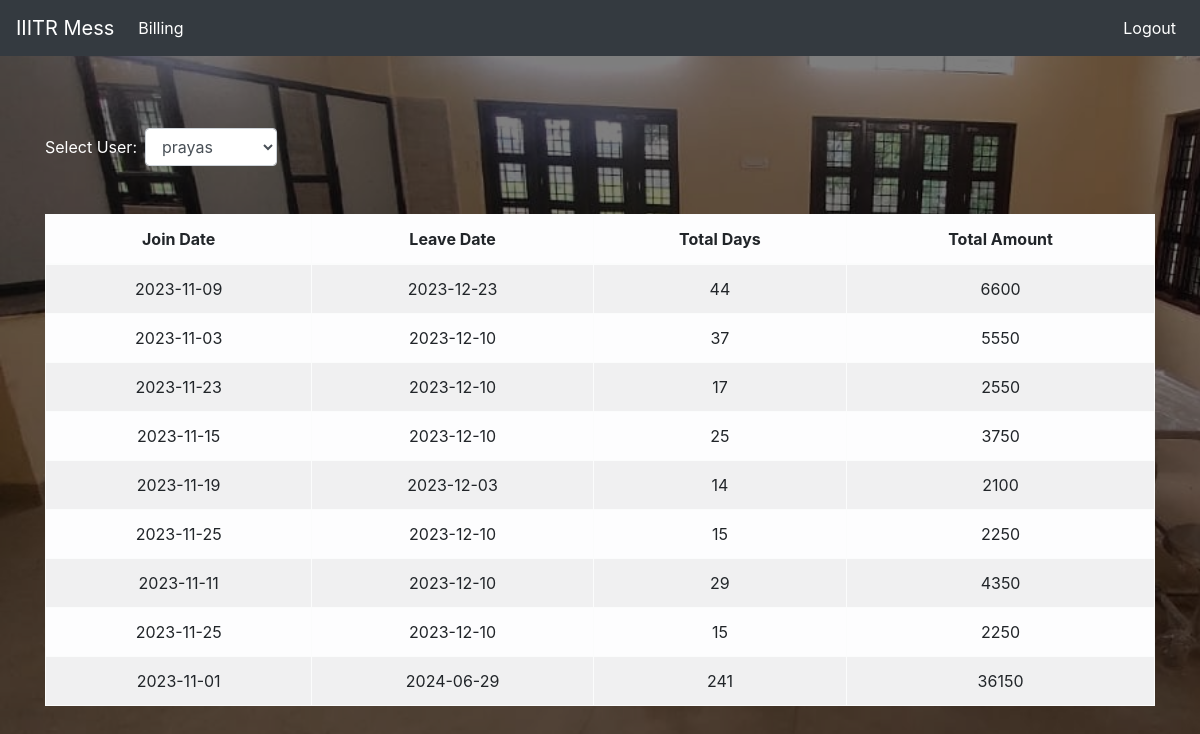
The page /billing_auth.php?user_id=25 (signed in) on the database its author committed.
### tables this page shows
CREATE TABLE `billings` (
  `billing_id` int(11) NOT NULL,
  `student_id` varchar(10) NOT NULL,
  `student_name` varchar(255) NOT NULL,
  `joining_date` date NOT NULL,
  `leaving_date` date NOT NULL,
  `total_days` int(10) NOT NULL,
  `total_amount` float NOT NULL,
  `pdf_path` varchar(255) NOT NULL
);

### billing_auth.php (the view, shortened to what this page needs)
<?php
include("config.php");
$usernames_query = "SELECT user_id, username FROM users";
$usernames_result = mysqli_query($conn, $usernames_query);
$selected_user_id = isset($_GET['user_id']) ? $_GET['user_id'] : $_SESSION['user_id'];
$billing_query = "SELECT * FROM billings WHERE student_id='$selected_user_id'";
$billing_result = mysqli_query($conn, $billing_query);
?>
<!DOCTYPE html>
<html lang="en">
<head>
    <link rel="stylesheet" href="https://stackpath.bootstrapcdn.com/bootstrap/4.3.1/css/bootstrap.min.css">
</head>
<body>
<nav class="navbar navbar-expand-lg navbar-dark bg-dark">
    <a class="navbar-brand" href="student_welcome.php">IIITR Mess</a>
    <div class="collapse navbar-collapse" id="navbarNavDropdown">
        <ul class="navbar-nav">
            <li class="nav-item active">
                <a class="nav-link" href="billings.php">Billing</a>
            </li>
        </ul>
        <ul class="navbar-nav ml-auto">
            <li class="nav-item active">
                <a class="nav-link" href="logout.php">Logout</a>
            </li>
        </ul>
    </div>
</nav>
<br>
<div class="container mt-5">
    <div class="row">
        <div class="col-md-12 mx-auto text-center">
        <form class="form-inline ml-auto" method="get" action="">
            <div class="form-group">
                <label for="userSelect" class="mr-2">Select User:</label>
                <select class="form-control" id="userSelect" name="user_id" onchange="this.form.submit()">
                    <?php
                    while ($user_row = mysqli_fetch_assoc($usernames_result)) {
                        echo "<option value=\"{$user_row['user_id']}\" " . ($selected_user_id == $user_row['user_id'] ? 'selected' : '') . ">{$user_row['username']}</option>";
                    }
                    ?>
                </select>
            </div>
        </form>
<br> <br>
            <table class="table table-bordered table-striped table-light">
                <thead>
                    <tr>
                        <th scope="col">Join Date</th>
                        <th scope="col">Leave Date</th>
                        <th scope="col">Total Days</th>
                        <th scope="col">Total Amount</th>
                    </tr>
                </thead>
                <tbody>
                <?php
                while ($row = mysqli_fetch_assoc($billing_result)) {
                    echo "<tr>";
                    echo "<td>" . $row['joining_date'] . "</td>";
                    echo "<td>" . $row['leaving_date'] . "</td>";
                    echo "<td>" . $row['total_days'] . "</td>";
                    echo "<td>" . $row['total_amount'] . "</td>";
                    echo "</tr>";
                }
                ?>
                </tbody>
            </table>
        </div>
    </div>
</div>
</body>
</html>

### billing_auth.php (style rules this page uses)
body { background-image: url('mess.jpeg'); background-size: cover; background-repeat: no-repeat; background-attachment: fixed; color: white; }
body::before { content: ""; position: fixed; top: 0; left: 0; width: 100%; height: 100%; background: rgba(0, 0, 0, 0.5); z-index: -1; }
.container { margin-top: 50px; }

### rows shown on the page
billings: joining_date "2023-11-09", leaving_date "2023-12-23", total_days "44", total_amount "6600"
billings: joining_date "2023-11-03", leaving_date "2023-12-10", total_days "37", total_amount "5550"
billings: joining_date "2023-11-23", leaving_date "2023-12-10", total_days "17", total_amount "2550"
billings: joining_date "2023-11-15", leaving_date "2023-12-10", total_days "25", total_amount "3750"
billings: joining_date "2023-11-19", leaving_date "2023-12-03", total_days "14", total_amount "2100"
billings: joining_date "2023-11-25", leaving_date "2023-12-10", total_days "15", total_amount "2250"
billings: joining_date "2023-11-11", leaving_date "2023-12-10", total_days "29", total_amount "4350"
billings: joining_date "2023-11-25", leaving_date "2023-12-10", total_days "15", total_amount "2250"
billings: joining_date "2023-11-01", leaving_date "2024-06-29", total_days "241", total_amount "36150"

### other values the page prints
form field user_id "prayas"
